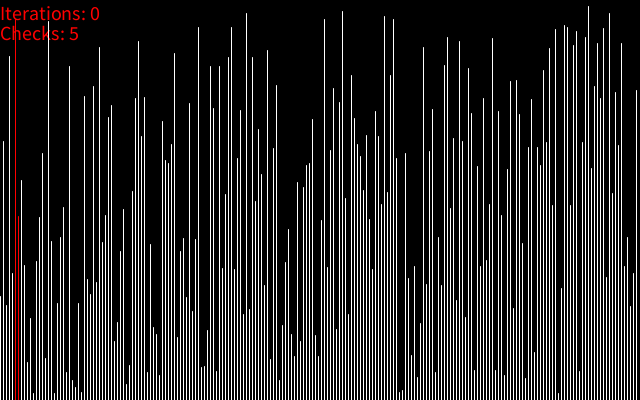
Frame 1 (no input)
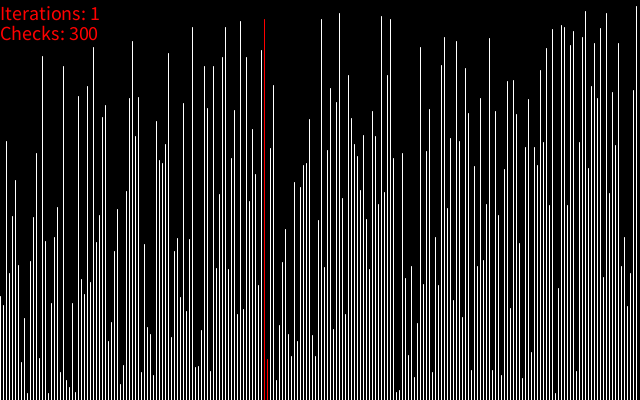
Frame 60 (the mouse pressed at the canvas centre just before this capture)
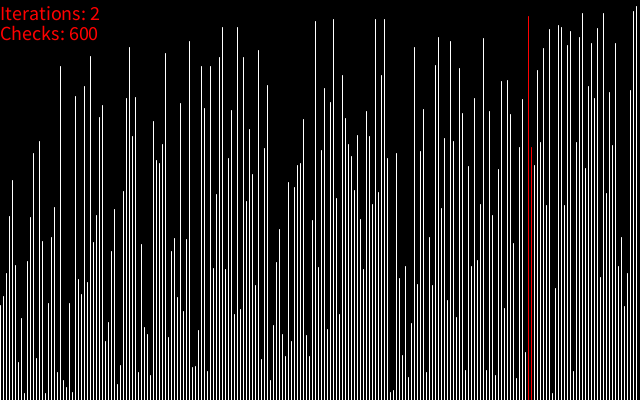
Frame 120 (the mouse held since frame 60 and released just before this capture)

The Processing sketch that drew these frames (run headless with seeded random() and noise(); from frame 60 on, the mouse is pressed at the canvas centre):

// Processing sketch: Sorting_algorithms
// ── Sorting_algorithms.pde
int amount; //<>//
float[] numbers;
float buffer;
int iterator = 0;
int checks = 0;
int totalIterations = 0;
boolean sorted = true;

void setup () {
  size(640, 400);

  amount = width / 3;
  numbers = new float[amount];

  for (int i = 0; i < amount; i++) {
    numbers[i] = random(height);
  }
  
  frameRate(500);
}

void draw () {
  for (int i = 0; i < 5; i++) {
    background(0);
    bubble(iterator);

    fill(255, 0, 0);
    textSize(20);
    text("Iterations: " + totalIterations, 0, 20);
    iterator++;
    checks++;
    text("Checks: " + checks, 0, 40);
  }

  int offset = 0;

  for (int j = 0; j < amount; j++) {
    stroke(255);

    if (j == iterator || j == iterator + 1) {
      stroke(255, 0, 0);
    }

    line(offset, height - numbers[j], offset, height);
    offset += 3;
  }
}

void bubble(int i) {
  buffer = numbers[i];

  if (numbers[i] > numbers[i+1]) {
    sorted = false;
    numbers[i] = numbers[i+1];
    numbers[i+1] = buffer;
  }

  if (iterator >= amount - 2) {
    iterator = -1;
    totalIterations++;

    if (sorted) {
      int offset = 0;
      
      for (int j = 0; j < amount; j++) {
        stroke(255);

        if (j == iterator || j == iterator + 1) {
          stroke(255, 0, 0);
        }

        line(offset, height - numbers[j], offset, height);
        offset += 3;
      }
      noLoop();
    }

    sorted = true;
  }
}

void improvedBubble(int i) {
  buffer = numbers[i];

  if (numbers[i] > numbers[i+1]) {
    sorted = false;
    numbers[i] = numbers[i+1];
    numbers[i+1] = buffer;
  }

  if (iterator >= amount - 2) {
    iterator = -1;
    totalIterations++;

    if (sorted) {
      int offset = 0;
      
      for (int j = 0; j < amount; j++) {
        stroke(255);

        if (j == iterator || j == iterator + 1) {
          stroke(255, 0, 0);
        }

        line(offset, height - numbers[j], offset, height);
        offset += 3;
      }
      noLoop();
    }

    sorted = true;
  }
}
